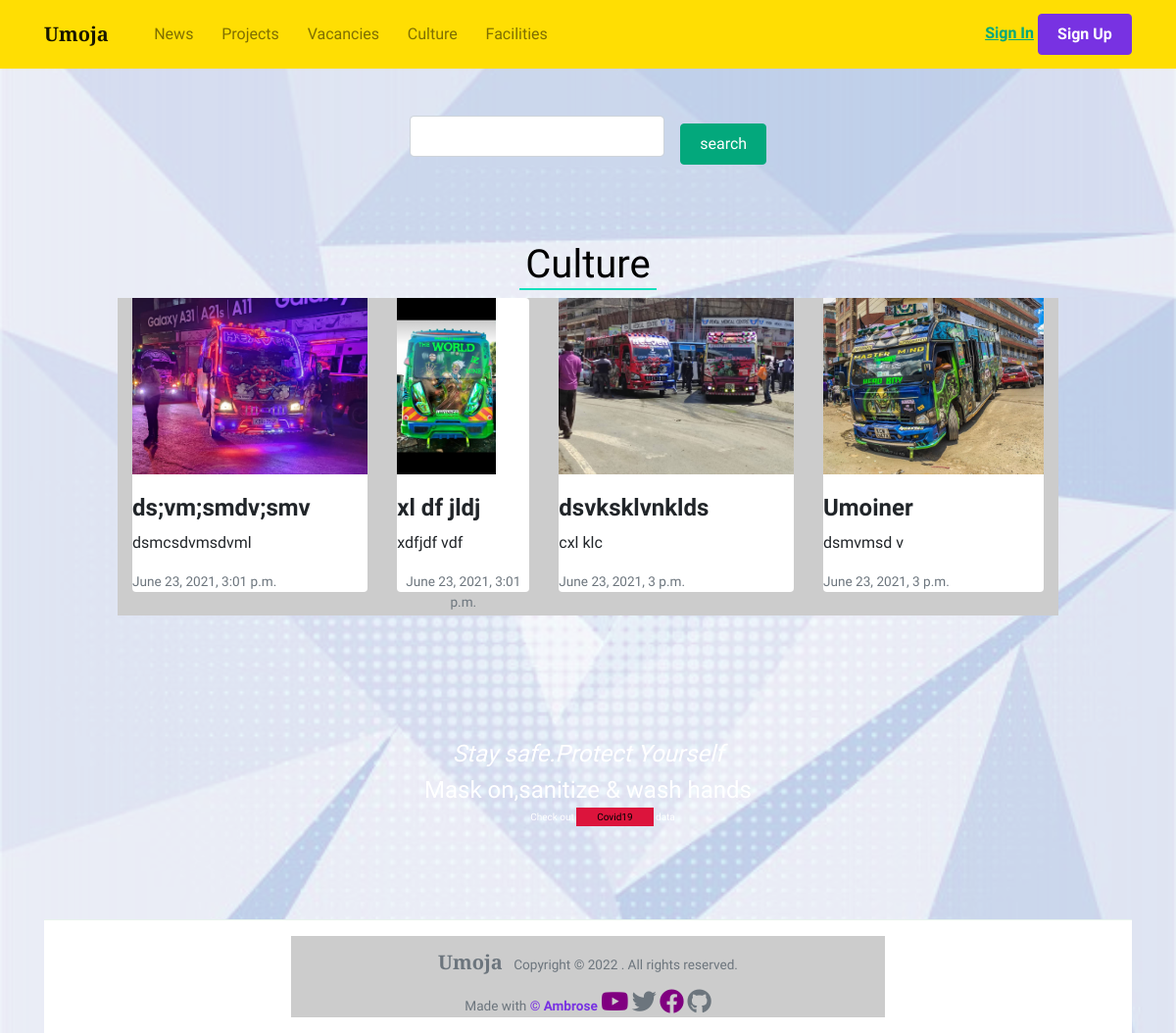
The app's page /culture/, older data.
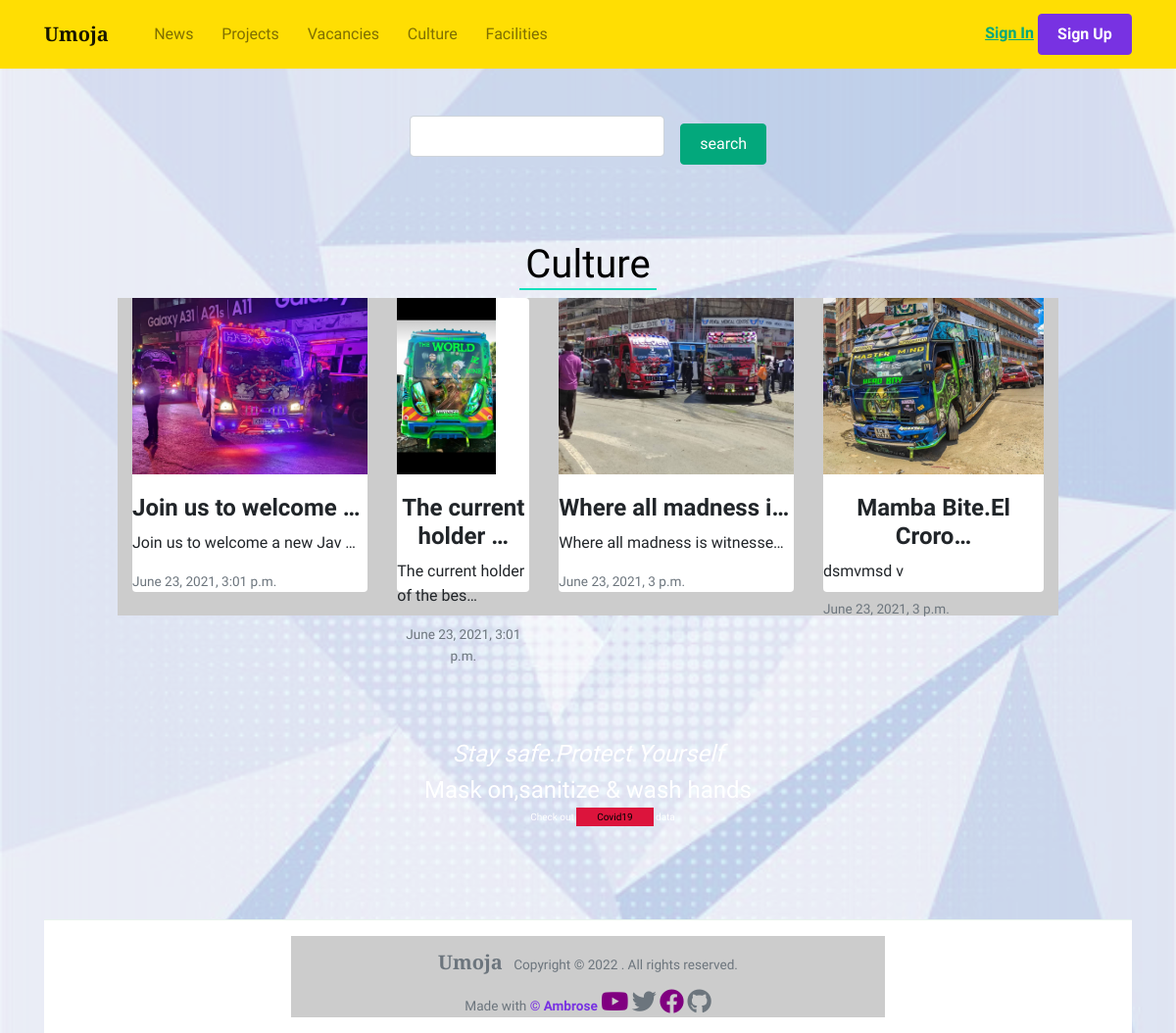
The same page, newer data.
### culture/models.py (models this page shows, shortened)
class Culture(models.Model):
    culture_id = models.AutoField(primary_key=True)
    name = models.CharField(max_length=50)
    img = models.ImageField(upload_to="images")
    description = models.CharField(max_length=100)
    body = RichTextUploadingField(max_length=2000)
    slug = models.SlugField(blank=True, null=True)
    date_created = models.DateTimeField(auto_now_add=True, null=True, blank=True)
    class Meta:
        ordering: ['-date_created']

### culture/views.py (the view)
# urls.py: path('', CultureListView, name='culture_home'),
def CultureListView(request):
    projects = Culture.objects.all().order_by('-date_created')
    myFilter = CultureFilter(request.GET, queryset=projects)
    projects = myFilter.qs
    page = request.GET.get('page')
    paginator = Paginator(projects, 4)
    try:
        projects = paginator.page(page)
    except PageNotAnInteger:
        projects = paginator.page('1')
    except EmptyPage:
        projects = paginator.page(paginator.num_page)
    context = {
        'projects':projects,
        'myFilter':myFilter,
    }
    return render(request, 'culture/culture_list.html', context)

### culture/templates/culture/culture_list.html (shortened to what this page needs)
{% extends "index.html" %}
{% block content %}
{% load static %}
{% load crispy_forms_tags %}
<section class="main-container">
    <div class="mt-5">
        <form method="get">
            {{ myFilter.form|crispy }}
            <input type="submit" class="btn btn-primary ml-3" value="search">
        </form>
    </div>
<div class="container pt-4 pb-4">
    <h1 class="row-link">Culture</h1>
	<div class="row">
        {% for update in projects %}
		<div class="col">
			<div class="card border-0 mb-4 box-shadow h-xl-300 pl-0">
                <div class="img-doc">
                    <img class="img-fluid" height="200"  src="{{ update.img.url }}" />
                </div>
				<div class="card-body px-0 pb-0 d-flex flex-column align-items-start">
					<h2 class="h4 font-weight-bold">
					<a class="text-dark" href="{% url 'culture:culture_detail' slug=update.slug %}">{{ update.name|truncatechars:20  }}</a>
					</h2>
					<p class="card-text">
                        {{ update.description|truncatechars:30  }}
                    </p>
					<div>
						<small class="d-block"><a class="text-muted" href="">{{ update.date_created }}</a></small>
					</div>
				</div>
			</div>
		</div>
        {% endfor %}
	</div>
</div>
<div class="cov-container" style="margin-top: 3%;">
    <div class="covid-container">
        <h4><i>Stay safe.Protect Yourself</i></h4>
        <h4>Mask on,sanitize & wash hands</h4>
        <h6>Check out <a href="{% url 'covid:dashboard' %}" class="covid-butt">Covid19</a> data</h6>
    </div>
</div>
</section>
{% endblock %}

Row changes from the older to the newer data that the page shows:
changed Culture: name "ds;vm;smdv;smv" → "Join us to welcome …"; description "dsmcsdvmsdvml" → "Join us to welcome a new Jav …"
changed Culture: name "xl df jldj" → "The current holder …"; description "xdfjdf vdf" → "The current holder of the bes…"
changed Culture: name "dsvksklvnklds" → "Where all madness i…"; description "cxl klc" → "Where all madness is witnesse…"
changed Culture "dsmvmsd v": name "Umoiner" → "Mamba Bite.El Croro…"
